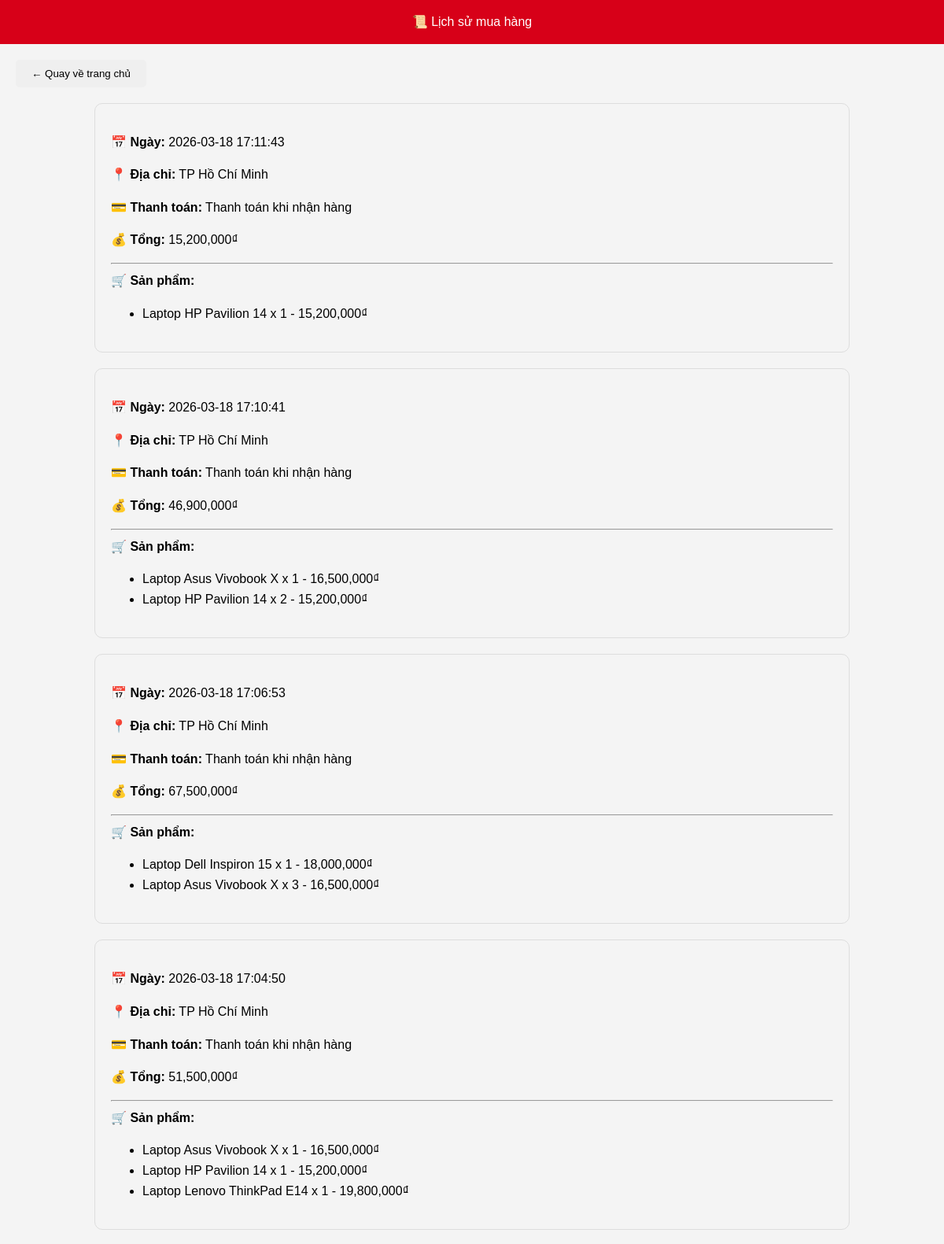
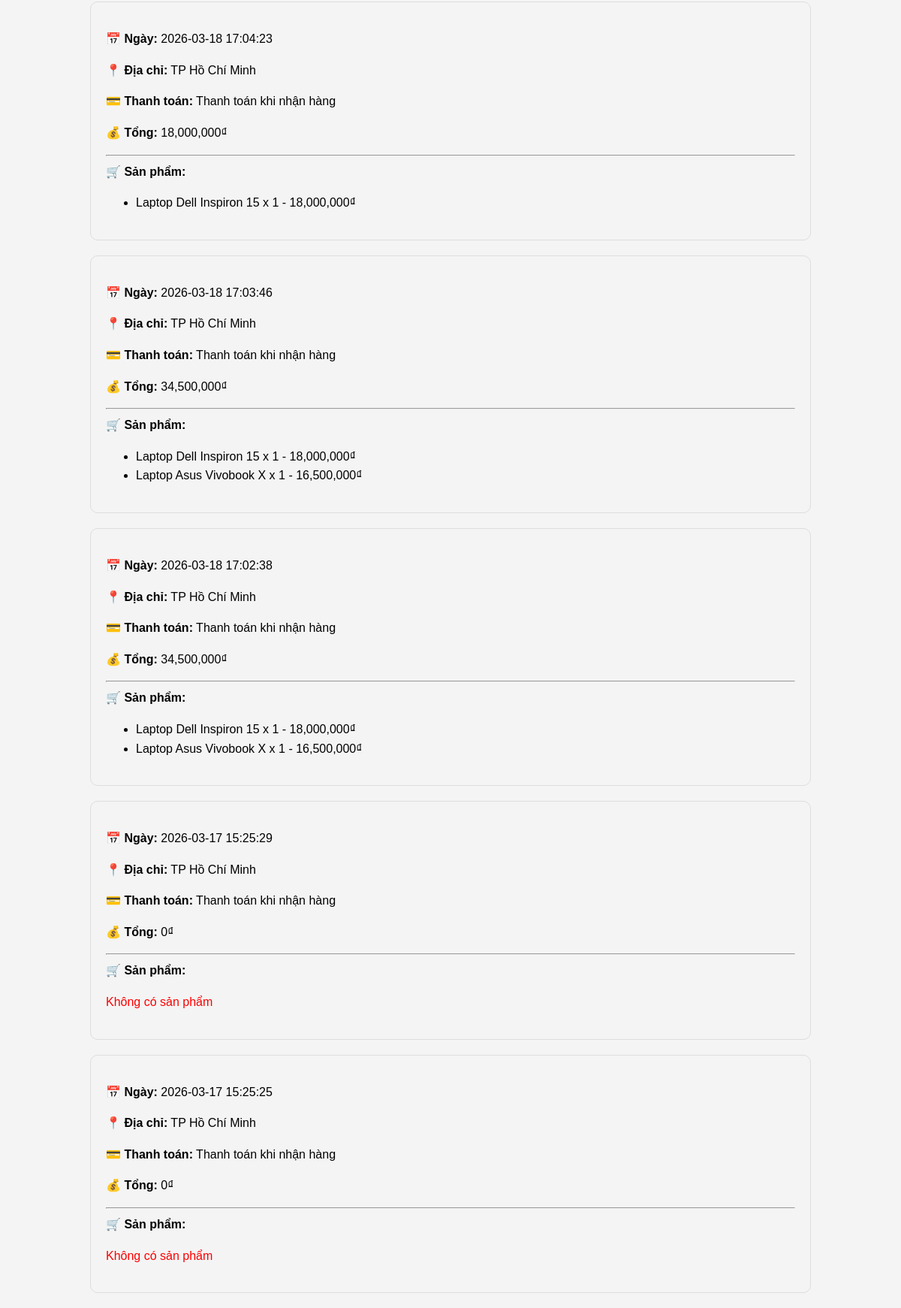
Screenshot of /userweb/SuaWeb/html/orders.php (signed in) with the database file from the repository (2 pictures, top to bottom).
### tables this page shows
CREATE TABLE `orders` (
  `id` int(11) NOT NULL,
  `user_id` int(11) DEFAULT NULL,
  `order_date` datetime DEFAULT current_timestamp(),
  `total_price` int(11) DEFAULT NULL,
  `status` varchar(50) DEFAULT NULL,
  `address` varchar(255) DEFAULT NULL,
  `payment_method` varchar(50) DEFAULT 'cod'
);

CREATE TABLE `order_details` (
  `id` int(11) NOT NULL,
  `order_id` int(11) DEFAULT NULL,
  `product_id` int(11) DEFAULT NULL,
  `quantity` int(11) DEFAULT NULL,
  `price` int(11) DEFAULT NULL
);

CREATE TABLE `products` (
  `id` int(11) NOT NULL,
  `name` varchar(255) DEFAULT NULL,
  `price` int(11) DEFAULT NULL,
  `image` varchar(255) DEFAULT NULL,
  `description` text DEFAULT NULL
);

### userweb/SuaWeb/html/orders.php (the view, shortened to what this page needs)
<?php require __DIR__ . "/../../../config.php"; ?>
<!doctype html>
<html lang="vi">
<head>
  <link rel="stylesheet" href="../css/style.css">
</head>
<body>
<header style="padding:15px; background:#d70018; color:white; text-align:center;">
  📜 Lịch sử mua hàng
</header>
<div style="margin: 20px;">
  <button class="back-btn" onclick="window.location.href='products.php'">
    ← Quay về trang chủ
  </button>
</div>
<?php
$user_id = $_SESSION['user_id'];
$orders = mysqli_query($conn,"
SELECT * FROM orders
WHERE user_id=$user_id
ORDER BY order_date DESC
");
?>
<div style="width:80%; margin:auto;">
<?php while($o = mysqli_fetch_assoc($orders)) { ?>
<div style="margin:20px 0; padding:20px; border:1px solid #ddd; border-radius:10px;">
  <p><b>📅 Ngày:</b> <?php echo $o['order_date']; ?></p>
  <p><b>📍 Địa chỉ:</b> <?php echo $o['address']; ?></p>
  <p><b>💳 Thanh toán:</b>
    <?php
      $pay = $o['payment_method'] ?? 'cod';
      if($pay == 'cod') echo "Thanh toán khi nhận hàng";
      elseif($pay == 'bank') echo "Chuyển khoản";
      else echo "Thanh toán online";
    ?>
  </p>
  <p><b>💰 Tổng:</b> <?php echo number_format($o['total_price']); ?>₫</p>
  <hr>
  <b>🛒 Sản phẩm:</b>
  <?php
  $details = mysqli_query($conn,"
  SELECT order_details.*, products.name
  FROM order_details
  JOIN products ON order_details.product_id = products.id
  WHERE order_id=".$o['id']);
  ?>
  <?php if(mysqli_num_rows($details) == 0){ ?>
    <p style="color:red">Không có sản phẩm</p>
  <?php } ?>
  <ul>
  <?php while($d = mysqli_fetch_assoc($details)) { ?>
    <li>
      <?php echo $d['name']; ?>
      x <?php echo $d['quantity']; ?>
      - <?php echo number_format($d['price']); ?>₫
    </li>
  <?php } ?>
  </ul>
</div>
<?php } ?>
</div>
</body>
</html>

### userweb/SuaWeb/css/style.css (style rules this page uses)
* { box-sizing: border-box; }
html { scroll-behavior: smooth; }
body { font-family: Arial, sans-serif; line-height: 1.6; margin: 0; padding: 0; background-color: #f4f4f4; min-height: 100vh; }
button { padding: 10px 20px; border: none; border-radius: 5px; cursor: pointer; }

### rows the page displays
orders: order_date "2026-03-18 17:11:43", address "TP Hồ Chí Minh", payment_method "Thanh toán khi nhận hàng", total_price "15,200,000"
order_details: product.name "Laptop HP Pavilion 14", quantity "1", price "15,200,000"
orders: order_date "2026-03-18 17:10:41", address "TP Hồ Chí Minh", payment_method "Thanh toán khi nhận hàng", total_price "46,900,000"
order_details: product.name "Laptop Asus Vivobook X", quantity "1", price "16,500,000"
order_details: product.name "Laptop HP Pavilion 14", quantity "2", price "15,200,000"
orders: order_date "2026-03-18 17:06:53", address "TP Hồ Chí Minh", payment_method "Thanh toán khi nhận hàng", total_price "67,500,000"
order_details: product.name "Laptop Dell Inspiron 15", quantity "1", price "18,000,000"
order_details: product.name "Laptop Asus Vivobook X", quantity "3", price "16,500,000"
orders: order_date "2026-03-18 17:04:50", address "TP Hồ Chí Minh", payment_method "Thanh toán khi nhận hàng", total_price "51,500,000"
order_details: product.name "Laptop Asus Vivobook X", quantity "1", price "16,500,000"
order_details: product.name "Laptop HP Pavilion 14", quantity "1", price "15,200,000"
order_details: product.name "Laptop Lenovo ThinkPad E14", quantity "1", price "19,800,000"
orders: order_date "2026-03-18 17:04:23", address "TP Hồ Chí Minh", payment_method "Thanh toán khi nhận hàng", total_price "18,000,000"
order_details: product.name "Laptop Dell Inspiron 15", quantity "1", price "18,000,000"
orders: order_date "2026-03-18 17:03:46", address "TP Hồ Chí Minh", payment_method "Thanh toán khi nhận hàng", total_price "34,500,000"
order_details: product.name "Laptop Dell Inspiron 15", quantity "1", price "18,000,000"
order_details: product.name "Laptop Asus Vivobook X", quantity "1", price "16,500,000"
orders: order_date "2026-03-18 17:02:38", address "TP Hồ Chí Minh", payment_method "Thanh toán khi nhận hàng", total_price "34,500,000"
order_details: product.name "Laptop Dell Inspiron 15", quantity "1", price "18,000,000"
order_details: product.name "Laptop Asus Vivobook X", quantity "1", price "16,500,000"
orders: order_date "2026-03-17 15:25:29", address "TP Hồ Chí Minh", payment_method "Thanh toán khi nhận hàng", total_price "0", shows "Không có sản phẩm"
orders: order_date "2026-03-17 15:25:25", address "TP Hồ Chí Minh", payment_method "Thanh toán khi nhận hàng", total_price "0", shows "Không có sản phẩm"
